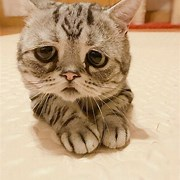
#> input picture Kucing.jpg.jpg, 180 x 180 px
$ jupyter execute revisi_azzika.ipynb
#> lines starting #> are read from the running program, lines starting #| are printed output that depends on the picture; after the words box and inside, x2 and y2 are one past the last pixel; in counts of white or black regions, pixels touching at a corner belong together
<a href="https://colab.research.google.com/github/Azzika123/revisi_numpy/blob/main/revisi_azzika.ipynb" target="_parent"></a>

[cell 1]
#membuat list
my_list = [99, "Azzika", 6.11, True]
print(my_list)

[cell 2]
#menambahkan elemen
my_list.append("imut")
print(my_list)

[cell 3]
from google.colab import drive
drive.mount('/content/drive')

[cell 4]
#menghapus elemen
my_list.remove(99)

#update elemen
my_list[1] = "bisnis digital"

#menampilkan list langsung
print("Isi list:", my_list)

[cell 5]
import array as arr

#membuat array bertipe integer
my_array = arr.array('i', [5, 6, 7, 8])

#operasi dasar
my_array.append(8)
my_array.remove(6)
my_array[0] = 10
print("Isi array:", end="")
for x in my_array:
   print(x, end="")

[cell 6]
#list
my_list = [21, "digital", 6.12, True] # campuran data tipe
my_list.append("AY")
print("List:", my_list)

#array dgn modul array
import array as arr
my_array = arr.array('i', [ 5, 6, 7, 8, 9])
my_array.append(10)
print("array(module array):", my_array.tolist())

#array dgn numpy
import numpy as np
np_array = np.array([5,6,7,8,9])
print("Numpy Array:", np_array)
print("Operasi Aritmatika (+30):", np_array + 30)

[cell 7]
# pembuatan array numpy
import numpy as np
arr = np.array([5, 6, 7, 8])
print(arr)

[cell 8]
#membuat matriks dengan numpy
matrik_np = np.array([[1,2,3],
                     [4,5,6],
                     [7,8,9]])

#membuat array berisi nol
zeros = np.zeros((5,9)) #array 5×9
print(zeros)

#membuat array berisi 1
ones = np.ones((4,7))
print(ones)

#np.arangen
arr = np.arange(0, 17, 4)
print(arr) #

#np.linspace
linspace=np.linspace(0,7,2)
print(linspace)

[cell 9]
#np.random.rand
random_arr=np.random.rand(4,6)
print(random_arr)

#atribut array np
#shape: bentuk array (jumlah elemen per dimensi)
arr=np.array([[1,2,3], [4,5,6]])
print(arr.shape)

#ndim: jumlah dimensi(rank) dari array
arr = np.array([[[1, 5], [8,9]]])
print(arr.ndim)

#dtype: tipe data elemen dalam array (int, float, bool, dll).
arr = np.array([1, 2, 3], dtype=np.float32)
print(arr.dtype)  # float32

#size: jumlah total elemen dalam array
arr = np.zeros((4,8))
print(arr.size)

[cell 10]
#indexing (akses&elemen)
#1D
arr = np.array([20,60,40,50])
print(arr[0])
print(arr[-1])

#2D
arr = np.array([[1,2], [3,4]])
print(arr[0,1])

#Slicing
#1D
arr = np.arange(10)
print(arr[2:7:2])

#2D
arr = np.array([[9, 8, 7], [6, 5, 4], [3, 2, 1]])
print(arr[0:2, 1:3])

[cell 11]
y = np.random.randint(0,10, size=(9,9))
print(y)

[cell 12]
#Contoh Penerapan
#Studi Kasus: Analisis Rating drakor Harian

import numpy as np
# 1. Buat data rating drakor selama 7 hari
rating = np.array([9.5, 4.6, 8.0, 7.6, 9.8, 6.7, 9.7])

# 2. Cek atribut dasar array
print("Shape:", rating.shape)
print("Dimensi:", rating.ndim)
print("Tipe data:", rating.dtype)
print("Jumlah data:", rating.size)

# 3. Slicing: ambil 5 hari pertama
awal = rating[:5]
print("5 hari pertama:", awal)

# 4. Cari 5 rating tertinggi
urut = np.sort(rating)
tertinggi = urut[-5:]
print("5 rating tertinggi:", tertinggi)

# 5. Prediksi rating besok (rata-rata + 0.1)
prediksi = np.zeros(1)
prediksi[0] = np.mean(rating) + 0.1
print("Prediksi rating besok:", prediksi[0])

[cell 13]
# Koding T13.1   numpy amin dan numpy amax
arr = np.array([4, 2, 6, 7, 3, 1, 9, 8, 1])
min_value = np.amin(arr)
print("Nilai Minimum:", min_value)
max_value = np.amax(arr)
print("Nilai Maksimum:", max_value)

#Koding T13.2    numpy ptp
# Menghitung rentang (range) dari array
range_value = np.ptp(arr)
print("\nArray:", arr)
print("Rentang:", range_value)

#Koding T13.3 numpy percentile
#Membuat array NumPy
arr = np.array([3, 4, 6, 8, 9, 5, 2, 7, 1])
# Menghitung persentil ke-25 (Q1)
q1 = np.percentile(arr, 25)
# Menghitung persentil ke-50 (median)
median = np.percentile(arr, 50)
# Menghitung persentil ke-75 (Q3)
q3 = np.percentile(arr, 75)
# Menampilkan hasil
print("Q1 (Persentil ke-25):", q1)
print("Median (Persentil ke-50):", median)
print("Q3 (Persentil ke-75):", q3)

#Koding T13.4 Numpy median
# Membuat array NumPy
arr = np.array([4, 2, 6, 7, 3, 1, 9, 8, 1])
# Menggunakan numpy.median() untuk menghitung median
median_value = np.median(arr)
print("Array:", arr)
print("Median:", median_value)

#Koding T13.5 numpy mean
arr = np.array([4, 2, 6, 7, 3, 1, 9, 8, 1])
mean_value = np.mean(arr)
print("Array:", arr)
print("Mean:", mean_value)

#Koding T13.6 numpy averange
arr = np.array([4, 2, 6, 7, 3, 1, 9, 8, 1])
average = np.average(arr)
print(average)

[cell 14]
#Koding T13.7 standart deviation
arr = np.array([4, 2, 6, 7, 3, 1, 9, 8, 1])
# Menghitung standar deviasi dari array arr
std_deviation = np.std(arr)
print("Standar Deviasi:", std_deviation)

#Koding T13.8  >
# Membuat array NumPy
arr = np.array([5, 6, 1, 2, 3, 4, 7, 8, 9])
#menghitung varian dari array arr
variance = np.var(arr)
print("Array:", arr)
print("Varians:", variance)

[cell 15]
#penjumlahan dua matriks
import numpy as np
A = np.array([[4, 5], [3, -6]])
B = np.array([[9, -3], [5, 6]])
C = A + B
print(C)

#perkalian dua matriks
import numpy as np
A = np.array([[3, 8, 7], [3, -5, 0]])
B = np.array([[1, 1], [4, 1], [3, -3]])
C = A.dot(B)
print(C)

#transpos matriks
A = np.array([[1, 2], [4, 1], [3,-3]])
print(A.transpose())

#akses elemen matriks
A = np.array([2, 4, 6, 8, 10])
print("A[0] =", A[0])
print("A[2] =", A[2])
print("A[-1] =", A[-1])

[cell 16]
import numpy as np
A = np.array([[1, 2, 5, 14],
    [-5, 6, 9, 0],
    [-6, 8, 11, 19]])
print("A[0][0] =", A[0][0])
print("A[1][2] =", A[1][2])
print("A[-1][-1] =", A[-1][-1])

#akses baris matriks
A = np.array([[1, 4, 5, 12],
    [-5, 8, 9, 0],
    [-6, 7, 11, 19]])
print("A[0] =", A[0]) # First Row
print("A[2] =", A[2]) # Third Row
print("A[-1] =", A[-1]) # Last Row (3rd row in this case)

#akses kolom matriks
A = np.array([[1, 3, 6, 7],
    [-5, 9, 7, 0],
    [-6, 8, 10, 15]])
print("A[:,0] =", A[:,0])
print("A[:,3] =", A[:,3])
print("A[:,-1] =", A[:,-1])

#pengirisan matriks
letters = np.array([1, 3, 5, 7, 8, 3, 1])
print(letters[2:5])
print(letters[:-5])
print(letters[5:])
print(letters[:])
print(letters[::-1])

A = np.array([[1, 4, 5, 12, 14],
    [-5, 8, 9, 0, 17],
    [-6, 7, 11, 19, 21]])
print(A[:2, :4])
print(A[:1,])
print(A[:,2])
print(A[:, 2:5])

[cell 17]
#Visualisasi array (matriks 2D/3D) dalam bentuk grafik/heatmap
from google.colab import files
uploaded = files.upload()
#> the answer given: Kucing.jpg.jpg
import os
print(os.listdir())

import numpy as np
import matplotlib.pyplot as plt
from PIL import Image

#1. Membaca gambar
img = Image.open("Kucing.jpg.jpg")
#> img is the input picture: PIL image 180x180 RGB; mean R, G, B 190.4, 162.9, 131.3

#2. Konversi gambar ke array NumPy
img_array = np.array(img)

#3. Tampilkan gambar asli
plt.imshow(img_array)
plt.title("Gambar Asli")
plt.axis("off")
plt.show()

#4. Visualisasi channel RGB dgn heeatmap
fig, axes = plt.subplots(1, 3, figsize=(12, 4))
channels = ['Red', 'Green', 'Blue']

for i, ax in enumerate(axes):
    ax.imshow(img_array[:, :, i], cmap='inferno')
    ax.set_title(f"Channel {channels[i]}")
    ax.axis("off")

plt.suptitle("Heatmap Array NumPy dari Channel RGB", fontsize=14)
plt.show()
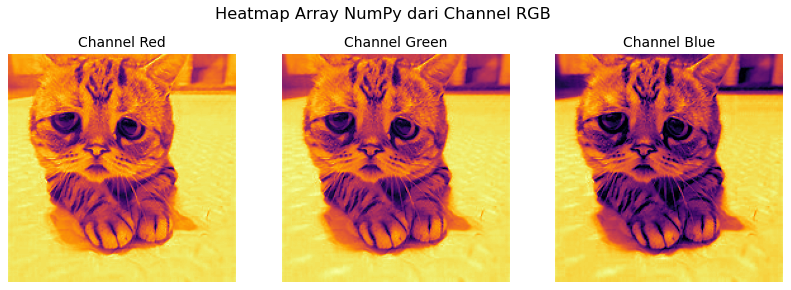
#> figure drawn by matplotlib, 3 panels

# New Section

[cell 18]
import numpy as np
import matplotlib.pyplot as plt
from PIL import Image

#1. MEMBACA GAMBAR
# setelah upload, file ada di folder kerja saat ini (/content/)
image_path = "Kucing.jpg.jpg"
# buka gambar
img = Image.open(image_path)
# ubah ke array numpy
img_array = np.array(img)
print("Shape:", img_array.shape)
#| Shape: (180, 180, 3)
print("Size:", img_array.size)
#| Size: 97200
print("Dtype:", img_array.dtype)
#| Dtype: uint8

#2. TAMPILKAN GAMBAR ASLI
plt.imshow(img_array)
plt.title("Gambar Asli")
plt.axis("off")
plt.show()

#3. VISUALISASI CHANNEL RGB
fig, axes = plt.subplots(1, 3, figsize=(12, 4))
channels = ['Red', 'Green', 'Blue']
for i, ax in enumerate(axes):
    ax.imshow(img_array[:, :, i], cmap='inferno')
    ax.set_title(f"Channel {channels[i]}")
    ax.axis("off")
plt.suptitle("Heatmap Array NumPy dari Channel RGB", fontsize=14)
plt.show()

#4. KONVERSI KE GRAYSCALE
gray = 0.2989 * img_array[:, :, 0] + 0.5870 * img_array[:, :, 1] + 0.1140 * img_array[:, :,2]
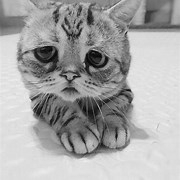
#> gray: shape (180, 180) float64; min 3.59, max 238.9, mean 167.5
plt.imshow(gray, cmap='gray')
plt.title("Grayscale")
plt.axis("off")
plt.show()

#5. EDGE DETECTION SEDERHANA
diff_x = np.abs(np.diff(gray, axis=1))
diff_y = np.abs(np.diff(gray, axis=0))
diff_x = np.pad(diff_x, ((0, 0), (1, 0)), 'constant')
#> diff_x: shape (180, 180) float64
diff_y = np.pad(diff_y, ((1, 0), (0, 0)), 'constant')
#> diff_y: shape (180, 180) float64
edges = diff_x + diff_y
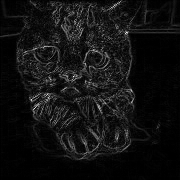
#> edges: shape (180, 180) float64; min 0, max 252.1, mean 18
plt.imshow(edges, cmap='gray')
plt.title("Edge Detection")
plt.axis("off")
plt.show()

#6 MANIPULASI ARRAY (FLIP & ROTATE)
flipped = np.flipud(img_array)
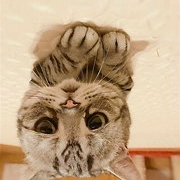
#> flipped: shape (180, 180, 3); mean R, G, B 190.4, 162.9, 131.3
rotated = np.rot90(img_array)
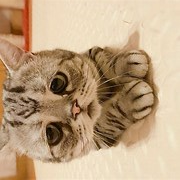
#> rotated: shape (180, 180, 3); mean R, G, B 190.4, 162.9, 131.3

fig, axes = plt.subplots(1, 2, figsize=(10, 5 ))
axes[0].imshow(flipped)
axes[0].set_title("Flip Vertikal")
axes[0].axis("off")

axes[1].imshow(rotated)
axes[1].set_title("Rotasi 90°")
axes[1].axis("off")

plt.suptitle("Manipulasi Citra dengan Numpy", fontsize=14)
plt.show()

#7. PERUBAHAN BRIGHTNESS
brigther = np. clip(img_array + 50, 0, 255)
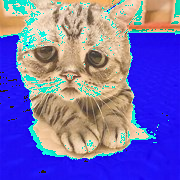
#> brigther: shape (180, 180, 3); mean R, G, B 118.9, 108.4, 180.5
darker = np.clip(img_array - 50, 0, 255)
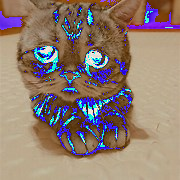
#> darker: shape (180, 180, 3); mean R, G, B 144, 124.1, 113.4

fig, axes = plt.subplots(1, 2, figsize=(10, 5))
axes[0].imshow(brigther)
axes[0].set_title("Lebih terang(+50)")
axes[0].axis("off")

axes[1].imshow(darker)
axes[1].set_title("Lebih Gelap (-50)")
axes[1].axis("off")

plt.suptitle("Manipulasi Brightness", fontsize=14)
plt.show()

[cell 19]
#8. CROP DAN RESIZE
h, w = img_array.shape[:2]
#> h = 180; w = 180

# crop bagian tengah
crop = img_array[h//4:3*h//4, w//4:3*w//4]
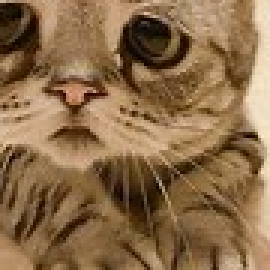
#> crop: shape (90, 90, 3) (shown 3 times larger); mean R, G, B 139.3, 108.2, 73.6

# resize jadi 50%
resized = np.array(Image.fromarray(img_array).resize((w//2, h//2)))

fig, axes = plt.subplots(1, 2, figsize=(10, 5))

axes[0].imshow(crop)
axes[0].set_title("Cropped (Tengah)")
axes[0].axis("off")

axes[1].imshow(resized)
axes[1].set_title("Resize (50%)")
axes[1].axis("off")

plt.suptitle("Crop dan Resize", fontsize=14)
plt.show()

#9. TAMBAHKAN GAUSSIAN NOISE
noise = np.random.normal(0, 20, img_array.shape)
noisy_img = np.clip(img_array + noise, 0, 255).astype(np.uint8)
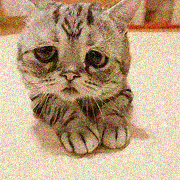
#> noisy_img: shape (180, 180, 3); mean R, G, B 188.8, 162.3, 131.3
plt.imshow(noisy_img)
plt.title("Gambar dengan Gaussian Noise")
plt.axis("off")
plt.show()

#10. Thresholding(binerisasi)
threshold = (gray > 128).astype(np.uint8) * 255
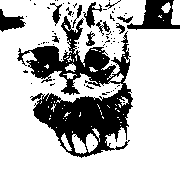
#> threshold: shape (180, 180); 73.6% white; 75 black regions (62 under 20 px), largest, box (x1, y1, x2, y2) and area: (17, 16, 133, 158) 6604, (127, 0, 180, 30) 830, (0, 9, 26, 32) 310
plt.imshow(threshold, cmap='gray')
plt.title("Thresholding (Hitam-Putih)")
plt.axis("off")
plt.show()
